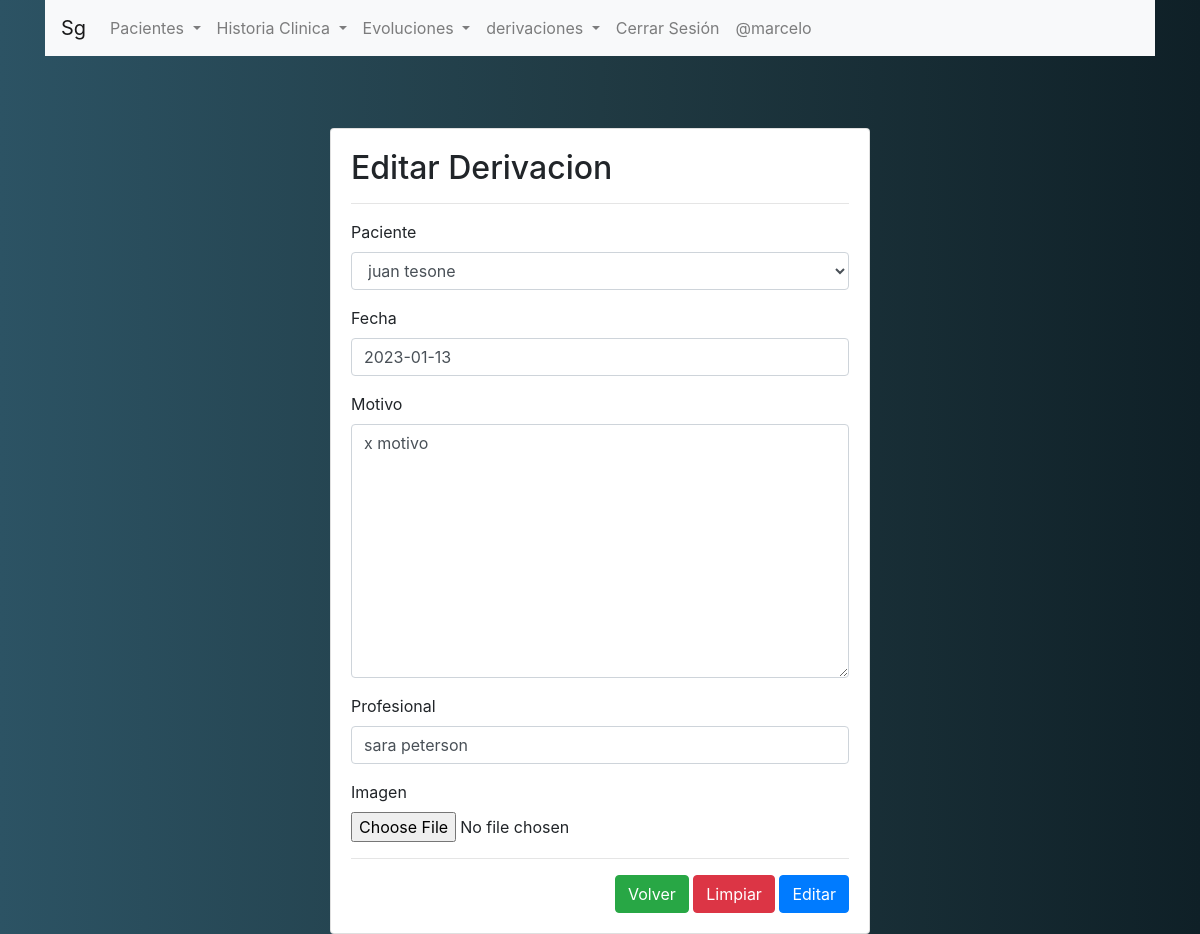
/modificar-derivacion/1/ (signed in), run on the app's committed database.
### gestion/models.py (models this page shows)
class derivacion(models.Model):
    paciente = models.ForeignKey(
        paciente, on_delete=models.CASCADE, blank=True)
    fecha = models.DateField(blank=True, null=True)
    motivo = models.TextField(blank=True)
    profesional = models.CharField(max_length=200, blank=True)
    imagen = models.ImageField(upload_to='derivaciones', blank=True)

### gestion/views.py (the view, shortened to what this page needs)
@ permission_required('api.change_derivacion')
def modificar_derivacion(request, id):
    derivacionVar = get_object_or_404(derivacion, id=id)
    data = {
        'form': derivacionForm(instance=derivacionVar)
    }
    return render(request, 'gestion/derivacion/modificar.html', data)

### gestion/forms.py
class derivacionForm(forms.ModelForm):
    class Meta:
        model = derivacion
        fields = '__all__'

### gestion/models.py (called while the page is built)
    def __str__(self):
        return f"{self.nombre} {self.apellido}"

### gestion/templates/gestion/derivacion/modificar.html (shortened to what this page needs)
{% extends "gestion/layout.html" %} {% block body %} {% load crispy_forms_tags %}
<br /><br />
<div class="row">
  <div class="col-12 col-md-6 offset-md-3">
    <div class="card">
      <div class="card-body">
        <h2>Editar Derivacion</h2>
        <hr />
        <form action="" method="post">
          {% csrf_token %} {{form | crispy}}
          <hr />
          <div class="d-flex justify-content-end">
            <a
              class="btn btn-success"
              href="{% url 'gestion:listar_derivaciones' %}"
              >Volver</a
            >
            <input type="reset" value="Limpiar" class="btn btn-danger" />
            <input type="submit" value="Editar" class="btn btn-primary" />
          </div>
        </form>
      </div>
    </div>
  </div>
</div>
{% endblock %}

### gestion/templates/gestion/layout.html (shortened to what this page needs)
{% load static %}
<!DOCTYPE html>
<html lang="en">
  <head>
    <link
      rel="stylesheet"
      href="https://cdn.jsdelivr.net/npm/bootstrap@4.6.1/dist/css/bootstrap.min.css"
    />
  </head>
  <body style="background: #0F2027;
  background: -webkit-linear-gradient(to right, #2C5364, #203A43, #0F2027);
  background: linear-gradient(to right, #2C5364, #203A43, #0F2027);">
    <div class="container">
    <nav class="navbar navbar-expand-lg navbar-light bg-light">
      <a class="navbar-brand" href="{% url 'gestion:index' %}">Sg</a>
      <div class="collapse navbar-collapse" id="navbarSupportedContent">
        <ul class="navbar-nav mr-auto">
          <li class="nav-item dropdown">
            <a
              class="nav-link dropdown-toggle"
              href="#"
              id="navbarDropdown"
              role="button"
              data-toggle="dropdown"
              aria-expanded="false"
            >
              Pacientes
            </a>
          </li>
          <li class="nav-item dropdown">
            <a
              class="nav-link dropdown-toggle"
              href="#"
              id="navbarDropdown"
              role="button"
              data-toggle="dropdown"
              aria-haspopup="true"
              aria-expanded="false"
            >
              Historia Clinica
            </a>
          </li>
          <li class="nav-item dropdown">
            <a
              class="nav-link dropdown-toggle"
              href="#"
              id="navbarDropdown"
              role="button"
              data-toggle="dropdown"
              aria-haspopup="true"
              aria-expanded="false"
            >
              Evoluciones
            </a>
          </li>
          <li class="nav-item dropdown">
            <a
              class="nav-link dropdown-toggle"
              href="#"
              id="navbarDropdown"
              role="button"
              data-toggle="dropdown"
              aria-haspopup="true"
              aria-expanded="false"
            >
              derivaciones
            </a>
          </li>
          {% if user.is_authenticated %}
              <li class="nav-item">
                <a class="nav-link" href="{% url 'logout' %}">Cerrar Sesión</a>
              </li>
              <li class="nav-item">
                <a class="nav-link" href="#">@{{user.username}}</a>
              </li class="nav-item">
              {% endif %}
        </ul>
      </div>
    </nav>
  </div>
    <br />
    <div class="container">{% block body %} {% endblock %}</div>
  </body>
</html>

### data on the page
derivacion: paciente "juan tesone", fecha "2023-01-13", motivo "x motivo", profesional "sara peterson"

### other printed values
{{ user.username }} "marcelo"
